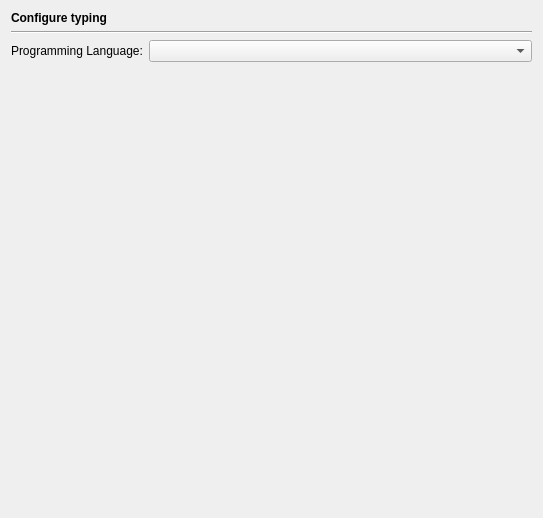
<?xml version="1.0" encoding="UTF-8"?>
<ui version="4.0">
 <class>EditorTypingPage</class>
 <widget class="QWidget" name="EditorTypingPage">
  <property name="geometry">
   <rect>
    <x>0</x>
    <y>0</y>
    <width>543</width>
    <height>518</height>
   </rect>
  </property>
  <property name="windowTitle">
   <string/>
  </property>
  <layout class="QVBoxLayout" name="verticalLayout_3">
   <item>
    <widget class="QLabel" name="headerLabel">
     <property name="text">
      <string>&lt;b&gt;Configure typing&lt;/b&gt;</string>
     </property>
    </widget>
   </item>
   <item>
    <widget class="Line" name="line1">
     <property name="frameShape">
      <enum>QFrame::HLine</enum>
     </property>
     <property name="frameShadow">
      <enum>QFrame::Sunken</enum>
     </property>
     <property name="orientation">
      <enum>Qt::Horizontal</enum>
     </property>
    </widget>
   </item>
   <item>
    <layout class="QHBoxLayout">
     <item>
      <widget class="QLabel" name="TextLabel1_3">
       <property name="toolTip">
        <string/>
       </property>
       <property name="text">
        <string>Programming Language:</string>
       </property>
       <property name="buddy">
        <cstring></cstring>
       </property>
      </widget>
     </item>
     <item>
      <widget class="QComboBox" name="languageCombo">
       <property name="sizePolicy">
        <sizepolicy hsizetype="Expanding" vsizetype="Fixed">
         <horstretch>0</horstretch>
         <verstretch>0</verstretch>
        </sizepolicy>
       </property>
       <property name="toolTip">
        <string>Select the programming language to be configured.</string>
       </property>
      </widget>
     </item>
    </layout>
   </item>
   <item>
    <widget class="QStackedWidget" name="stackedWidget">
     <property name="currentIndex">
      <number>0</number>
     </property>
     <widget class="QWidget" name="emptyPage"/>
     <widget class="QWidget" name="pythonPage">
      <layout class="QVBoxLayout" name="verticalLayout_2">
       <property name="leftMargin">
        <number>0</number>
       </property>
       <property name="rightMargin">
        <number>0</number>
       </property>
       <item>
        <widget class="QGroupBox" name="pythonGroup">
         <property name="focusPolicy">
          <enum>Qt::TabFocus</enum>
         </property>
         <property name="toolTip">
          <string>Select to enable Python typing aids</string>
         </property>
         <property name="title">
          <string>Enable Python typing aids</string>
         </property>
         <property name="checkable">
          <bool>true</bool>
         </property>
         <layout class="QVBoxLayout" name="verticalLayout">
          <item>
           <widget class="QCheckBox" name="pythonInsertClosingBraceCheckBox">
            <property name="toolTip">
             <string>Select to insert a closing parenthesis</string>
            </property>
            <property name="text">
             <string>Automatic parenthesis insertion</string>
            </property>
           </widget>
          </item>
          <item>
           <layout class="QHBoxLayout">
            <item>
             <spacer>
              <property name="orientation">
               <enum>Qt::Horizontal</enum>
              </property>
              <property name="sizeType">
               <enum>QSizePolicy::Fixed</enum>
              </property>
              <property name="sizeHint" stdset="0">
               <size>
                <width>20</width>
                <height>20</height>
               </size>
              </property>
             </spacer>
            </item>
            <item>
             <widget class="QCheckBox" name="pythonSkipBraceCheckBox">
              <property name="enabled">
               <bool>false</bool>
              </property>
              <property name="toolTip">
               <string>Select to skip matching braces when typing</string>
              </property>
              <property name="text">
               <string>Automatically skip matching braces when typing</string>
              </property>
             </widget>
            </item>
            <item>
             <spacer>
              <property name="orientation">
               <enum>Qt::Horizontal</enum>
              </property>
              <property name="sizeHint" stdset="0">
               <size>
                <width>131</width>
                <height>21</height>
               </size>
              </property>
             </spacer>
            </item>
           </layout>
          </item>
          <item>
           <widget class="QCheckBox" name="pythonColonDetectionCheckBox">
            <property name="toolTip">
             <string>Select to skip a ':', if typed next to another ':'</string>
            </property>
            <property name="text">
             <string>Automatic colon detection</string>
            </property>
           </widget>
          </item>
          <item>
           <widget class="QCheckBox" name="pythonIndentBraceCheckBox">
            <property name="toolTip">
             <string>Select to indent after typing 'return'</string>
            </property>
            <property name="text">
             <string>Automatic indent after '('</string>
            </property>
           </widget>
          </item>
          <item>
           <widget class="QCheckBox" name="pythonInsertQuoteCheckBox">
            <property name="toolTip">
             <string>Select to insert the matching quote character</string>
            </property>
            <property name="text">
             <string>Automatic quote insertion</string>
            </property>
           </widget>
          </item>
          <item>
           <widget class="QCheckBox" name="pythonDedentElseCheckBox">
            <property name="toolTip">
             <string>Select to dedent 'else:' and 'elif' to the matching 'if'</string>
            </property>
            <property name="text">
             <string>Automatic dedent of 'else:' and 'elif'</string>
            </property>
           </widget>
          </item>
          <item>
           <widget class="QCheckBox" name="pythonDedentExceptCheckBox">
            <property name="toolTip">
             <string>Select to dedent 'except' and 'finally' to the matching 'try:'</string>
            </property>
            <property name="text">
             <string>Automatic dedent of 'except' and 'finally'</string>
            </property>
           </widget>
          </item>
          <item>
           <widget class="QCheckBox" name="pythonInsertImportCheckBox">
            <property name="toolTip">
             <string>Select to insert the 'import ' string when the line starts with 'from ...'</string>
            </property>
            <property name="text">
             <string>Automatic insertion of the 'import' string on 'from xxx'</string>
            </property>
           </widget>
          </item>
          <item>
           <layout class="QHBoxLayout">
            <item>
             <spacer>
              <property name="orientation">
               <enum>Qt::Horizontal</enum>
              </property>
              <property name="sizeType">
               <enum>QSizePolicy::Fixed</enum>
              </property>
              <property name="sizeHint" stdset="0">
               <size>
                <width>20</width>
                <height>20</height>
               </size>
              </property>
             </spacer>
            </item>
            <item>
             <widget class="QCheckBox" name="pythonImportBraceTypeCheckBox">
              <property name="enabled">
               <bool>false</bool>
              </property>
              <property name="toolTip">
               <string>Select to create import statements of the form 'from ... import (...)'</string>
              </property>
              <property name="text">
               <string>Generate '(...)' type import</string>
              </property>
             </widget>
            </item>
            <item>
             <spacer>
              <property name="orientation">
               <enum>Qt::Horizontal</enum>
              </property>
              <property name="sizeHint" stdset="0">
               <size>
                <width>261</width>
                <height>20</height>
               </size>
              </property>
             </spacer>
            </item>
           </layout>
          </item>
          <item>
           <widget class="QCheckBox" name="pythonInsertSelfCheckBox">
            <property name="toolTip">
             <string>Select to insert the 'self' string when declaring a method</string>
            </property>
            <property name="text">
             <string>Automatic insertion of 'self' when declaring methods</string>
            </property>
           </widget>
          </item>
          <item>
           <widget class="QCheckBox" name="pythonInsertBlankCheckBox">
            <property name="toolTip">
             <string>Select to insert a blank after ','</string>
            </property>
            <property name="text">
             <string>Automatic insertion of ' ' (blank) after ','</string>
            </property>
           </widget>
          </item>
          <item>
           <widget class="QCheckBox" name="pythonDedentDefCheckBox">
            <property name="toolTip">
             <string>Select to dedent 'def' statements to the last 'def' or 'class'</string>
            </property>
            <property name="text">
             <string>Automatic dedent of 'def' statements</string>
            </property>
           </widget>
          </item>
         </layout>
        </widget>
       </item>
       <item>
        <spacer>
         <property name="orientation">
          <enum>Qt::Vertical</enum>
         </property>
         <property name="sizeHint" stdset="0">
          <size>
           <width>507</width>
           <height>20</height>
          </size>
         </property>
        </spacer>
       </item>
      </layout>
     </widget>
     <widget class="QWidget" name="rubyPage">
      <layout class="QVBoxLayout">
       <property name="leftMargin">
        <number>0</number>
       </property>
       <property name="rightMargin">
        <number>0</number>
       </property>
       <item>
        <widget class="QGroupBox" name="rubyGroup">
         <property name="focusPolicy">
          <enum>Qt::TabFocus</enum>
         </property>
         <property name="toolTip">
          <string>Select to enable Ruby typing aids</string>
         </property>
         <property name="title">
          <string>Enable Ruby typing aids</string>
         </property>
         <property name="checkable">
          <bool>true</bool>
         </property>
         <layout class="QVBoxLayout">
          <item>
           <widget class="QCheckBox" name="rubyInsertClosingBraceCheckBox">
            <property name="toolTip">
             <string>Select to insert a closing parenthesis</string>
            </property>
            <property name="text">
             <string>Automatic parenthesis insertion</string>
            </property>
           </widget>
          </item>
          <item>
           <widget class="QCheckBox" name="rubySkipBraceCheckBox">
            <property name="toolTip">
             <string>Select to skip matching braces when typing</string>
            </property>
            <property name="text">
             <string>Automatically skip matching braces when typing</string>
            </property>
           </widget>
          </item>
          <item>
           <widget class="QCheckBox" name="rubyIndentBraceCheckBox">
            <property name="toolTip">
             <string>Select to indent after typing 'return'</string>
            </property>
            <property name="text">
             <string>Automatic indent after '('</string>
            </property>
           </widget>
          </item>
          <item>
           <widget class="QCheckBox" name="rubyInsertQuoteCheckBox">
            <property name="toolTip">
             <string>Select to insert the matching quote character</string>
            </property>
            <property name="text">
             <string>Automatic quote insertion</string>
            </property>
           </widget>
          </item>
          <item>
           <widget class="QCheckBox" name="rubyInsertBlankCheckBox">
            <property name="toolTip">
             <string>Select to insert a blank after ','</string>
            </property>
            <property name="text">
             <string>Automatic insertion of ' ' (blank) after ','</string>
            </property>
           </widget>
          </item>
          <item>
           <widget class="QCheckBox" name="rubyInsertHereDocCheckBox">
            <property name="toolTip">
             <string>Select to automatically complete a here document</string>
            </property>
            <property name="text">
             <string>Automatic completion of here document</string>
            </property>
           </widget>
          </item>
          <item>
           <widget class="QCheckBox" name="rubyInsertInlineDocCheckBox">
            <property name="toolTip">
             <string>Select to automatically insert '=end' after entering '=begin'</string>
            </property>
            <property name="text">
             <string>Automatic insertion of '=end' after '=begin'</string>
            </property>
           </widget>
          </item>
         </layout>
        </widget>
       </item>
       <item>
        <spacer>
         <property name="orientation">
          <enum>Qt::Vertical</enum>
         </property>
         <property name="sizeHint" stdset="0">
          <size>
           <width>20</width>
           <height>40</height>
          </size>
         </property>
        </spacer>
       </item>
      </layout>
     </widget>
     <widget class="QWidget" name="yamlPage">
      <layout class="QVBoxLayout" name="verticalLayout_5">
       <property name="leftMargin">
        <number>0</number>
       </property>
       <property name="rightMargin">
        <number>0</number>
       </property>
       <item>
        <widget class="QGroupBox" name="yamlGroup">
         <property name="focusPolicy">
          <enum>Qt::TabFocus</enum>
         </property>
         <property name="toolTip">
          <string>Select to enable YAML typing aids</string>
         </property>
         <property name="title">
          <string>Enable YAML typing aids</string>
         </property>
         <property name="checkable">
          <bool>true</bool>
         </property>
         <layout class="QVBoxLayout" name="verticalLayout_4">
          <item>
           <widget class="QCheckBox" name="yamlInsertClosingBraceCheckBox">
            <property name="toolTip">
             <string>Select to insert a closing parenthesis</string>
            </property>
            <property name="text">
             <string>Automatic parenthesis insertion</string>
            </property>
           </widget>
          </item>
          <item>
           <layout class="QHBoxLayout" name="_2">
            <item>
             <spacer>
              <property name="orientation">
               <enum>Qt::Horizontal</enum>
              </property>
              <property name="sizeType">
               <enum>QSizePolicy::Fixed</enum>
              </property>
              <property name="sizeHint" stdset="0">
               <size>
                <width>20</width>
                <height>20</height>
               </size>
              </property>
             </spacer>
            </item>
            <item>
             <widget class="QCheckBox" name="yamlSkipBraceCheckBox">
              <property name="enabled">
               <bool>false</bool>
              </property>
              <property name="toolTip">
               <string>Select to skip matching braces when typing</string>
              </property>
              <property name="text">
               <string>Automatically skip matching braces when typing</string>
              </property>
             </widget>
            </item>
            <item>
             <spacer>
              <property name="orientation">
               <enum>Qt::Horizontal</enum>
              </property>
              <property name="sizeHint" stdset="0">
               <size>
                <width>131</width>
                <height>21</height>
               </size>
              </property>
             </spacer>
            </item>
           </layout>
          </item>
          <item>
           <widget class="QCheckBox" name="yamlColonDetectionCheckBox">
            <property name="toolTip">
             <string>Select to skip a ':', if typed next to another ':'</string>
            </property>
            <property name="text">
             <string>Automatic colon detection</string>
            </property>
           </widget>
          </item>
          <item>
           <widget class="QCheckBox" name="yamlAutoIndentationCheckBox">
            <property name="toolTip">
             <string>Select to indent after typing 'return'</string>
            </property>
            <property name="text">
             <string>Automatic indent after ':', '-', '|', '|-', '|+', '&gt;', '&gt;-', '&gt;+'</string>
            </property>
           </widget>
          </item>
          <item>
           <widget class="QCheckBox" name="yamlInsertQuoteCheckBox">
            <property name="toolTip">
             <string>Select to insert the matching quote character</string>
            </property>
            <property name="text">
             <string>Automatic quote insertion</string>
            </property>
           </widget>
          </item>
          <item>
           <widget class="QCheckBox" name="yamlInsertBlankColonCheckBox">
            <property name="toolTip">
             <string>Select to insert a blank after ':'</string>
            </property>
            <property name="text">
             <string>Automatic insertion of ' ' (blank) after ':'</string>
            </property>
           </widget>
          </item>
          <item>
           <widget class="QCheckBox" name="yamlInsertBlankDashCheckBox">
            <property name="toolTip">
             <string>Select to insert a blank after '-'</string>
            </property>
            <property name="text">
             <string>Automatic insertion of ' ' (blank) after '-'</string>
            </property>
           </widget>
          </item>
          <item>
           <widget class="QCheckBox" name="yamlInsertBlankQuestionCheckBox">
            <property name="toolTip">
             <string>Select to insert a blank after '?'</string>
            </property>
            <property name="text">
             <string>Automatic insertion of ' ' (blank) after '?'</string>
            </property>
           </widget>
          </item>
          <item>
           <widget class="QCheckBox" name="yamlInsertBlankCommaCheckBox">
            <property name="toolTip">
             <string>Select to insert a blank after ','</string>
            </property>
            <property name="text">
             <string>Automatic insertion of ' ' (blank) after ','</string>
            </property>
           </widget>
          </item>
         </layout>
        </widget>
       </item>
       <item>
        <spacer name="verticalSpacer">
         <property name="orientation">
          <enum>Qt::Vertical</enum>
         </property>
         <property name="sizeHint" stdset="0">
          <size>
           <width>20</width>
           <height>89</height>
          </size>
         </property>
        </spacer>
       </item>
      </layout>
     </widget>
    </widget>
   </item>
   <item>
    <spacer>
     <property name="orientation">
      <enum>Qt::Vertical</enum>
     </property>
     <property name="sizeHint" stdset="0">
      <size>
       <width>519</width>
       <height>20</height>
      </size>
     </property>
    </spacer>
   </item>
  </layout>
 </widget>
 <tabstops>
  <tabstop>languageCombo</tabstop>
  <tabstop>pythonGroup</tabstop>
  <tabstop>pythonInsertClosingBraceCheckBox</tabstop>
  <tabstop>pythonSkipBraceCheckBox</tabstop>
  <tabstop>pythonColonDetectionCheckBox</tabstop>
  <tabstop>pythonIndentBraceCheckBox</tabstop>
  <tabstop>pythonInsertQuoteCheckBox</tabstop>
  <tabstop>pythonDedentElseCheckBox</tabstop>
  <tabstop>pythonDedentExceptCheckBox</tabstop>
  <tabstop>pythonInsertImportCheckBox</tabstop>
  <tabstop>pythonImportBraceTypeCheckBox</tabstop>
  <tabstop>pythonInsertSelfCheckBox</tabstop>
  <tabstop>pythonInsertBlankCheckBox</tabstop>
  <tabstop>pythonDedentDefCheckBox</tabstop>
  <tabstop>rubyGroup</tabstop>
  <tabstop>rubyInsertClosingBraceCheckBox</tabstop>
  <tabstop>rubySkipBraceCheckBox</tabstop>
  <tabstop>rubyIndentBraceCheckBox</tabstop>
  <tabstop>rubyInsertQuoteCheckBox</tabstop>
  <tabstop>rubyInsertBlankCheckBox</tabstop>
  <tabstop>rubyInsertHereDocCheckBox</tabstop>
  <tabstop>rubyInsertInlineDocCheckBox</tabstop>
 </tabstops>
 <resources/>
 <connections>
  <connection>
   <sender>pythonInsertClosingBraceCheckBox</sender>
   <signal>toggled(bool)</signal>
   <receiver>pythonSkipBraceCheckBox</receiver>
   <slot>setEnabled(bool)</slot>
   <hints>
    <hint type="sourcelabel">
     <x>139</x>
     <y>141</y>
    </hint>
    <hint type="destinationlabel">
     <x>210</x>
     <y>172</y>
    </hint>
   </hints>
  </connection>
  <connection>
   <sender>pythonInsertClosingBraceCheckBox</sender>
   <signal>toggled(bool)</signal>
   <receiver>pythonSkipBraceCheckBox</receiver>
   <slot>setChecked(bool)</slot>
   <hints>
    <hint type="sourcelabel">
     <x>236</x>
     <y>141</y>
    </hint>
    <hint type="destinationlabel">
     <x>246</x>
     <y>172</y>
    </hint>
   </hints>
  </connection>
  <connection>
   <sender>pythonInsertImportCheckBox</sender>
   <signal>toggled(bool)</signal>
   <receiver>pythonImportBraceTypeCheckBox</receiver>
   <slot>setEnabled(bool)</slot>
   <hints>
    <hint type="sourcelabel">
     <x>103</x>
     <y>353</y>
    </hint>
    <hint type="destinationlabel">
     <x>140</x>
     <y>384</y>
    </hint>
   </hints>
  </connection>
  <connection>
   <sender>yamlInsertClosingBraceCheckBox</sender>
   <signal>toggled(bool)</signal>
   <receiver>yamlSkipBraceCheckBox</receiver>
   <slot>setEnabled(bool)</slot>
   <hints>
    <hint type="sourcelabel">
     <x>104</x>
     <y>128</y>
    </hint>
    <hint type="destinationlabel">
     <x>106</x>
     <y>160</y>
    </hint>
   </hints>
  </connection>
  <connection>
   <sender>yamlInsertClosingBraceCheckBox</sender>
   <signal>toggled(bool)</signal>
   <receiver>yamlSkipBraceCheckBox</receiver>
   <slot>setChecked(bool)</slot>
   <hints>
    <hint type="sourcelabel">
     <x>222</x>
     <y>129</y>
    </hint>
    <hint type="destinationlabel">
     <x>222</x>
     <y>160</y>
    </hint>
   </hints>
  </connection>
 </connections>
</ui>
